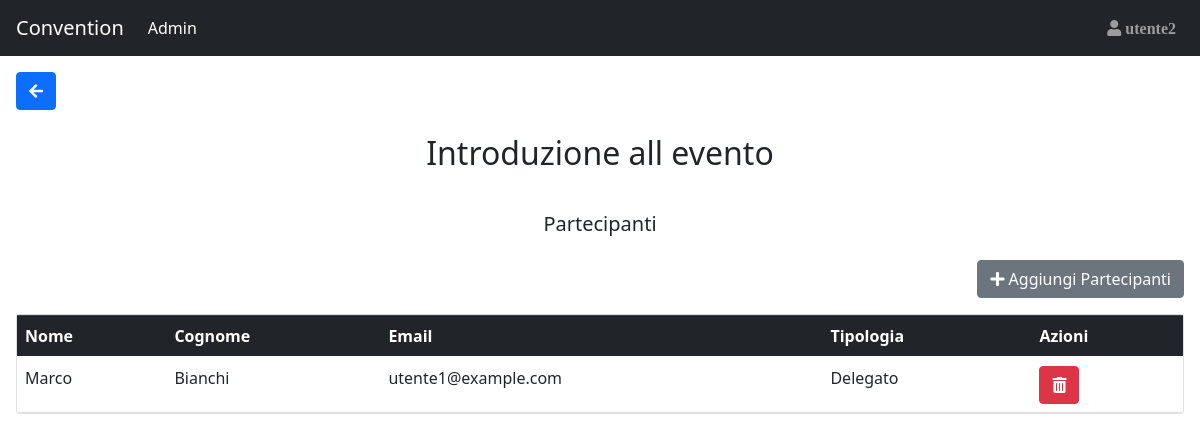
/Sito_convention/Partecipanti.php?Programma=1 (signed in), run on the app's committed database.
### tables this page shows
CREATE TABLE IF NOT EXISTS User(
    Id_user INT(3) NOT NULL AUTO_INCREMENT,
    Mail VARCHAR(30) NULL,
    Password_user CHAR(64) NULL,
    IDPart_fk INT(3) NULL,
    IDRel_fk INT(3) NULL,
    FOREIGN KEY(IDRel_fk) REFERENCES Relatore(IDRel) ON DELETE CASCADE,
    FOREIGN KEY(IDPart_fk) REFERENCES Partecipante(IDPart) ON DELETE CASCADE,
    PRIMARY KEY(Id_user)
);

CREATE TABLE IF NOT EXISTS Speech(
    IDSpeech INT(3) NOT NULL AUTO_INCREMENT,
    Titolo VARCHAR(100) NULL,
    Argomento VARCHAR(100) NULL,
    PRIMARY KEY(IDSpeech)
);

CREATE TABLE IF NOT EXISTS Programma(
    IDProgramma INT(3) NOT NULL AUTO_INCREMENT,
    FasciaOraria TIME NULL,
    IDSpeech_fk INT(3) NULL,
    NomeSala_fk VARCHAR(20) NULL,
    FOREIGN KEY(IDSpeech_fk) REFERENCES Speech(IDSpeech) ON DELETE CASCADE, 
    FOREIGN KEY(NomeSala_fk) REFERENCES Sala(NomeSala),
    PRIMARY KEY(IDProgramma)
);

CREATE TABLE IF NOT EXISTS Partecipante(
    IDPart INT(3) NOT NULL AUTO_INCREMENT,
    NomePart VARCHAR(20) NULL,
    CognomePart VARCHAR(20) NULL,
    TipologiaPart VARCHAR(20) NULL,
    PRIMARY KEY(IDPart)
);

### Sito_convention/utilitis.php (called while the page is built, shortened)
<?php
    function Controllo_Cookie($wait) {
        if(!(isset($_COOKIE["Tempo_Sessione"])) && ($wait==true)){
            return false;
        }else{
            return true;
        }
    };
    function Controllo_Utente(){
        if (Database::connect()){
            $queryTab= "SELECT Mail FROM User WHERE id_user = ?";
            $parametri=["i",$_SESSION['idUser']];
            if($risultatoUser=Database::executeQuery($queryTab,$parametri,true)){
                if (($risultatoUser->num_rows) == 1){
                    return true;
                }
                else{
                    header("Location: ./destroyer_session.php?call=noexistsnomore".$_SESSION['idUser']);
                    exit;
                }
            }else{
                header("Location: ./destroyer_session.php?call=error internal");
                exit;
            }
        }
    }
    function is_NOTAnonymus() {
        if(isset($_SESSION["idUser"])){
            return true;
        }
        else{
            return false;
        }
    };
?>

### Sito_convention/Database.php (called while the page is built, shortened)
<?php
    class Database {
        private static $host = "localhost";
        private static $username = "root";
        private static $password = "";
        private static $database = "Convention";
        private static $connection;
        public static function connect() {
            self::$connection = new mysqli(self::$host, self::$username, self::$password, self::$database);
            return true;
        }
        public static function executeQuery($query,$parametri,$flag) {
            $stmt = self::$connection->prepare($query);
		    $stmt->bind_param(...$parametri);
            $result2=$stmt->execute();
            $result = $stmt->get_result();
            if ($flag){
                return $result;
            }else{
                return $result2;
            }
        }
    }
?>

### Sito_convention/Partecipanti.php (the view, shortened to what this page needs)
<!DOCTYPE html>
<html lang="en">
<head>
</head>
<body>
    <?php
    include "Database.php";
    include "utilitis.php";
    include_once("dependences.php");
    $where="Admin";
    include_once("navbar.php");
    ?>
    <div class="container-fluid p-3">
    <a href='admin.php'><button class='btn btn-primary mb-2'><i class='fas fa-arrow-left'></i></button></a>
        <?php
        if (Database::connect()){
            if(Controllo_Cookie(true) && Controllo_Utente() && isset($_REQUEST["Programma"])){
                $queryTab= "SELECT Speech.Titolo AS TitoloSpeech FROM Programma JOIN Speech ON Programma.IDSpeech_fk = Speech.IDSpeech WHERE Programma.IDProgramma = ?";
                $parametri=["i",$_REQUEST["Programma"]];
                if($risultatoTitolo=Database::executeQuery($queryTab,$parametri,true)){
                    if (!($risultatoTitolo->num_rows) == 0){
                        $Risposta_speech2=$risultatoTitolo->fetch_assoc();
                        $htmlmio=<<<XYZ
                            <div class="row">
                                <div class="col">
                                    <h2 class='card-title p-2 text-center p-3'>{$Risposta_speech2["TitoloSpeech"]}</h2>
                                </div>
                            </div>
                            <div class="row">
                                <div class="col">
                                    <h5 class='card-title p-2 text-center p-3'>Partecipanti</h5>
                                </div>
                            </div>
                            <div class="col text-end mb-3 pr-0">
                                <form action="AggiungiPersonal.php" method="post">
                                    <button class="btn btn-secondary" type="submit"><i class="fas fa-plus"></i> Aggiungi Partecipanti</button>
                                </form>
                            </div>
                        XYZ;
                        echo $htmlmio;
                    }
                }
                $queryTab= "SELECT IDPart, NomePart, CognomePart, TipologiaPart, Mail, IDSpeech_fk FROM Programma JOIN Sceglie ON Programma.IDProgramma = Sceglie.IDProgramma_fk LEFT JOIN Partecipante ON Sceglie.IDPart_fk = Partecipante.IDPart LEFT JOIN User ON Partecipante.IDPart = User.IDPart_fk WHERE Programma.IDProgramma = ?";
                $parametri=["i",$_REQUEST["Programma"]];
                if($risultatoSpeech=Database::executeQuery($queryTab,$parametri,true)){
                    if (!($risultatoSpeech->num_rows) == 0){
                        $htmlmio=<<<XYZ
                        <div class="card">
                            <table class='table mb-0'>
                                <thead class="thead-dark">
                                    <tr>
                                        <th>Nome</th>
                                        <th>Cognome</th>
                                        <th>Email</th>
                                        <th>Tipologia</th>
                                        <th>Azioni</th>
                                    </tr>
                                </thead>
                                <tbody>
                        XYZ;
                        echo $htmlmio;
                        while($Risposta_speech=mysqli_fetch_array($risultatoSpeech)) {
                            if ($Risposta_speech["Mail"]==""){
                                $maill="Non disponibile";
                            }
                            else{
                                $maill=$Risposta_speech["Mail"];
                            }
                            echo "<tr>";
                                echo "<td>" . $Risposta_speech["NomePart"] . "</td>";
                                echo "<td>" . $Risposta_speech["CognomePart"] . "</td>";
                                echo "<td>" . $maill . "</td>";
                                echo "<td>" . $Risposta_speech["TipologiaPart"] . "</td>";
                                echo "<td><form action='Abbandona.php?who=Admin' method='POST'><input type='hidden' name='IdPart' value=".$Risposta_speech['IDPart']." /><input type='hidden' name='QualeSpeech' value=".$Risposta_speech["IDSpeech_fk"]." /><button onClick=\"javascript: return confirm('Sicuro?');\" type='submit' class='btn btn-danger' title='Elimina Partecipante dallo Speech'><i class='fas fa-trash-alt'></i></button></form></td>";
                        }
                        $htmlmio =<<<XYZ
                                </tbody>
                            </div>
                        </table>
                        XYZ;
                        echo $htmlmio;
                    }
                    else{
                        echo "Non c'è nessun partecipante";
                    }
                }
            }
        }
        ?>
    </div>
</body>
</html>

### Sito_convention/navbar.php (shortened to what this page needs)
<nav class="navbar navbar-expand-md bg-dark navbar-dark sticky-top">
    <a class="navbar-brand" href=<?php echo $returnto1;?>>Convention</a>
    <div id="navb" class="navbar-collapse collapse hide">
        <ul class="navbar-nav">
        <li class="nav-item active">
            <a class="nav-link" href=<?php echo $returnto2;?>><?php echo $where; ?></a>
        </li>
        </ul>
        <?php
            include_once("dependences.php");
            if(is_NOTAnonymus()){
                if (Database::connect()){
                    $queryTab= "SELECT Mail FROM User WHERE id_user = ?";
                    $parametri=["i",$_SESSION['idUser']];
                    if($risultatoUser=Database::executeQuery($queryTab,$parametri,true)){
                        if (($risultatoUser->num_rows) == 1){
                            $Risposta_user=$risultatoUser->fetch_assoc();
                            $nome = strtok($Risposta_user['Mail'], '@');
                            $htmlmio = <<<XYZ
                            <ul class="nav navbar-nav ml-auto dropleft">
                                <div class="dropdown">
                                <div class="dropdown-menu" aria-labelledby="dropdownMenuButton">
                                <a class="dropdown-item" href="information.php?nameuser=$nome"><i class="fas fa-info-circle"></i> Info Account</a>
                                <a class="dropdown-item" href="destroyer_session.php"><span class="fas fa-sign-in-alt"></span> Logout</a>
                                </div>
                            </div>
                                <a type="button" id="dropdownMenuButton" data-toggle="dropdown" aria-haspopup="true" aria-expanded="false" class="nav-link" href="#"><span class="fas fa-user"> {$nome} </span></a>
                                </div>
                            </li>
                            </ul>
                            XYZ;
                            echo $htmlmio;
                        }
                        else{
                            header("Location: ./destroyer_session.php?call=controllo utente 2 header");
                            exit;
                        }
                    }
                }
            }
        ?>
</nav>

### data on the page
user: Mail "utente2"
speech: Titolo "Introduzione all evento"
programma: partecipante.NomePart "Marco", partecipante.CognomePart "Bianchi", user.Mail "utente1@example.com", partecipante.TipologiaPart "Delegato"

### other printed values
$where "Admin"
